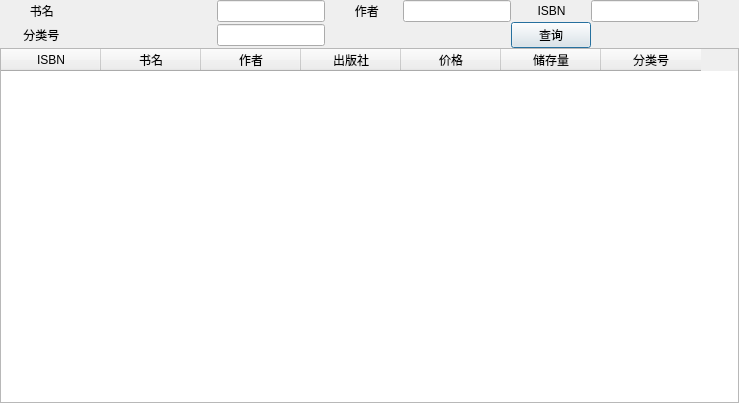
<?xml version="1.0" encoding="UTF-8"?>
<ui version="4.0">
 <class>search</class>
 <widget class="QDialog" name="search">
  <property name="geometry">
   <rect>
    <x>0</x>
    <y>0</y>
    <width>739</width>
    <height>403</height>
   </rect>
  </property>
  <property name="windowTitle">
   <string>搜索</string>
  </property>
  <layout class="QGridLayout" name="gridLayout" rowstretch="3,10">
   <property name="margin">
    <number>0</number>
   </property>
   <property name="spacing">
    <number>0</number>
   </property>
   <item row="0" column="0">
    <layout class="QGridLayout" name="gridLayout_2" columnstretch="3,0,0,0,0,0,0">
     <item row="0" column="4">
      <widget class="QLabel" name="label_3">
       <property name="text">
        <string>        ISBN</string>
       </property>
      </widget>
     </item>
     <item row="0" column="5">
      <widget class="QLineEdit" name="ISBN"/>
     </item>
     <item row="0" column="1">
      <widget class="QLineEdit" name="bookName"/>
     </item>
     <item row="0" column="3">
      <widget class="QLineEdit" name="authorName"/>
     </item>
     <item row="1" column="4">
      <widget class="QPushButton" name="pushButton">
       <property name="text">
        <string>查询</string>
       </property>
      </widget>
     </item>
     <item row="0" column="2">
      <widget class="QLabel" name="label_2">
       <property name="text">
        <string>         作者       </string>
       </property>
      </widget>
     </item>
     <item row="0" column="0">
      <widget class="QLabel" name="label">
       <property name="text">
        <string>         书名            </string>
       </property>
      </widget>
     </item>
     <item row="0" column="6">
      <spacer name="horizontalSpacer">
       <property name="orientation">
        <enum>Qt::Horizontal</enum>
       </property>
       <property name="sizeHint" stdset="0">
        <size>
         <width>40</width>
         <height>20</height>
        </size>
       </property>
      </spacer>
     </item>
     <item row="1" column="0">
      <widget class="QLabel" name="label_4">
       <property name="text">
        <string>       分类号</string>
       </property>
      </widget>
     </item>
     <item row="1" column="1">
      <widget class="QLineEdit" name="flei"/>
     </item>
    </layout>
   </item>
   <item row="1" column="0">
    <widget class="QTableWidget" name="tableWidget">
     <column>
      <property name="text">
       <string>ISBN</string>
      </property>
     </column>
     <column>
      <property name="text">
       <string>书名</string>
      </property>
     </column>
     <column>
      <property name="text">
       <string>作者</string>
      </property>
     </column>
     <column>
      <property name="text">
       <string>出版社</string>
      </property>
     </column>
     <column>
      <property name="text">
       <string>价格</string>
      </property>
     </column>
     <column>
      <property name="text">
       <string>储存量</string>
      </property>
     </column>
     <column>
      <property name="text">
       <string>分类号</string>
      </property>
     </column>
    </widget>
   </item>
  </layout>
 </widget>
 <resources/>
 <connections/>
</ui>
